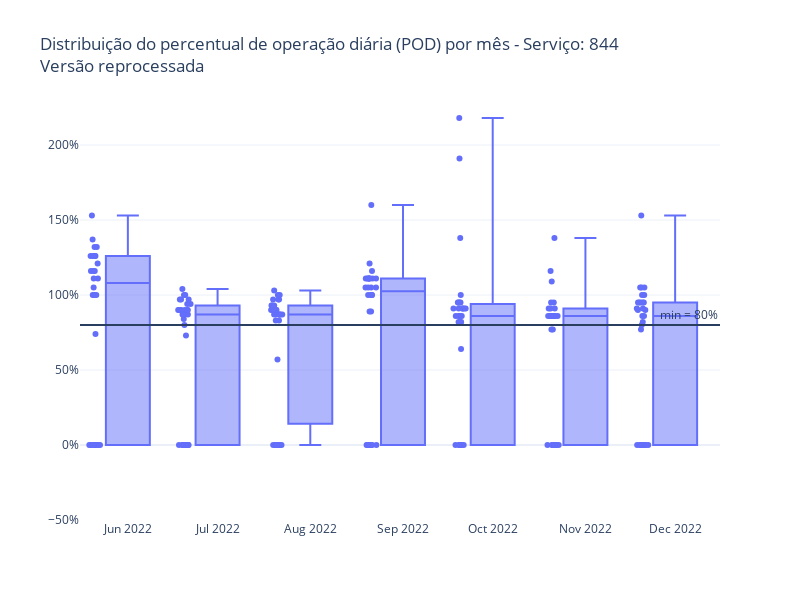

The notebook cell saved with this chart:
### Code cell
y = "perc_km_planejada"
title = "Distribuição do percentual de operação diária (POD) por mês - Serviço: 844 <br>Versão reprocessada"

fig = px.box(
    pod_pos_reprocessamento, 
    x="mes_ano", 
    y=y, 
    title=title,
    template="plotly_white",
    labels={
        "mes_ano": "",
        y: ""
    },
    points="all"
)

fig.update_layout(
    yaxis_range=[-50, 230],  
    yaxis_ticksuffix="%",
    width=800,
    height=600,
    showlegend=False,
)

fig.add_hline(y=80, annotation_text="min = 80%")  # Linha horizontal para indicar o mínimo de 80%

fig.show()

### Figure 1 — Plotly figure (JSON) as saved in the notebook; plotly's stock layout.template omitted (floating-point values rounded to 4 significant figures; data arrays with more than 128 entries replaced by an {"elided": "..."} marker saying what was removed)
{"data": [{"alignmentgroup": "True", "boxpoints": "all", "hovertemplate": "=%{y}<extra></extra>", "legendgroup": "", "marker": {"color": "#636efa"}, "name": "", "notched": false, "offsetgroup": "", "orientation": "v", "showlegend": false, "type": "box", "x": {"elided": "214 str values"}, "x0": " ", "xaxis": "x", "y": {"elided": "214 float values"}, "y0": " ", "yaxis": "y"}], "layout": {"annotations": [{"showarrow": false, "text": "min = 80%", "x": 1, "xanchor": "right", "xref": "x domain", "y": 80, "yanchor": "bottom", "yref": "y"}], "boxmode": "group", "height": 600, "legend": {"tracegroupgap": 0}, "shapes": [{"type": "line", "x0": 0, "x1": 1, "xref": "x domain", "y0": 80, "y1": 80, "yref": "y"}], "showlegend": false, "title": {"text": "Distribuição do percentual de operação diária (POD) por mês - Serviço: 844 <br>Versão reprocessada"}, "width": 800, "xaxis": {"anchor": "y", "domain": [0, 1], "title": {"text": ""}}, "yaxis": {"anchor": "x", "domain": [0, 1], "range": [-50, 230], "ticksuffix": "%", "title": {"text": ""}}}}
